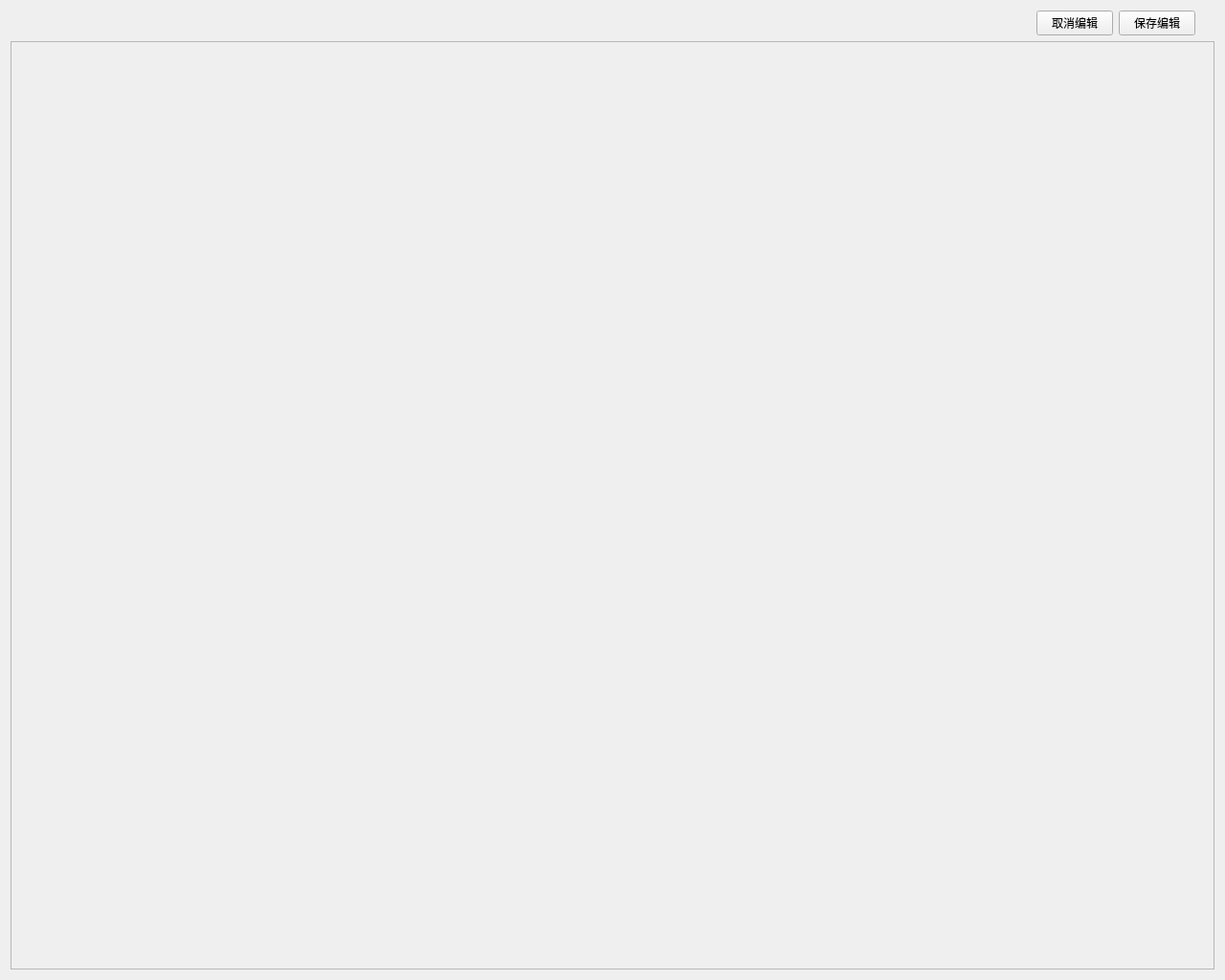
<?xml version="1.0" encoding="UTF-8"?>
<ui version="4.0">
 <class>Form</class>
 <widget class="QWidget" name="Form">
  <property name="geometry">
   <rect>
    <x>0</x>
    <y>0</y>
    <width>1280</width>
    <height>1024</height>
   </rect>
  </property>
  <property name="sizePolicy">
   <sizepolicy hsizetype="Expanding" vsizetype="Expanding">
    <horstretch>0</horstretch>
    <verstretch>0</verstretch>
   </sizepolicy>
  </property>
  <property name="windowTitle">
   <string>Form</string>
  </property>
  <layout class="QVBoxLayout" name="verticalLayout">
   <item>
    <layout class="QHBoxLayout" name="horizontalLayout">
     <item>
      <spacer name="horizontalSpacer">
       <property name="orientation">
        <enum>Qt::Horizontal</enum>
       </property>
       <property name="sizeHint" stdset="0">
        <size>
         <width>40</width>
         <height>20</height>
        </size>
       </property>
      </spacer>
     </item>
     <item>
      <widget class="QPushButton" name="pb_cancel">
       <property name="text">
        <string>取消编辑</string>
       </property>
      </widget>
     </item>
     <item>
      <widget class="QPushButton" name="pb_save">
       <property name="text">
        <string>保存编辑</string>
       </property>
      </widget>
     </item>
     <item>
      <spacer name="horizontalSpacer_2">
       <property name="orientation">
        <enum>Qt::Horizontal</enum>
       </property>
       <property name="sizeType">
        <enum>QSizePolicy::Fixed</enum>
       </property>
       <property name="sizeHint" stdset="0">
        <size>
         <width>20</width>
         <height>20</height>
        </size>
       </property>
      </spacer>
     </item>
    </layout>
   </item>
   <item>
    <widget class="QFrame" name="frame">
     <property name="sizePolicy">
      <sizepolicy hsizetype="Expanding" vsizetype="Expanding">
       <horstretch>0</horstretch>
       <verstretch>0</verstretch>
      </sizepolicy>
     </property>
     <property name="frameShape">
      <enum>QFrame::StyledPanel</enum>
     </property>
     <property name="frameShadow">
      <enum>QFrame::Raised</enum>
     </property>
     <layout class="QVBoxLayout" name="verticalLayout_2">
      <item>
       <layout class="QHBoxLayout" name="hl_main"/>
      </item>
     </layout>
    </widget>
   </item>
  </layout>
 </widget>
 <resources/>
 <connections/>
</ui>
